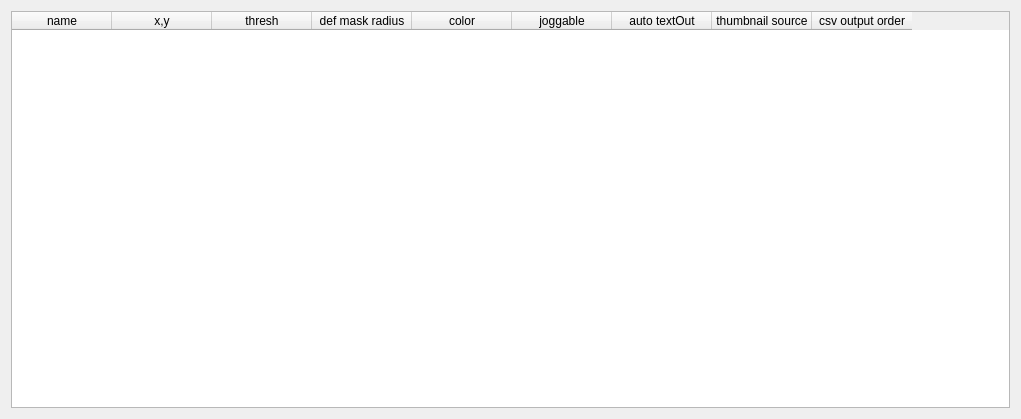
<?xml version="1.0" encoding="UTF-8"?>
<ui version="4.0">
 <class>Dialog</class>
 <widget class="QDialog" name="Dialog">
  <property name="geometry">
   <rect>
    <x>0</x>
    <y>0</y>
    <width>1021</width>
    <height>419</height>
   </rect>
  </property>
  <property name="sizePolicy">
   <sizepolicy hsizetype="Preferred" vsizetype="Preferred">
    <horstretch>0</horstretch>
    <verstretch>0</verstretch>
   </sizepolicy>
  </property>
  <property name="windowTitle">
   <string>Aperture properties (view and edit)</string>
  </property>
  <layout class="QGridLayout" name="gridLayout">
   <item row="0" column="0">
    <layout class="QVBoxLayout" name="verticalLayout">
     <item>
      <widget class="QTableWidget" name="tableWidget">
       <property name="alternatingRowColors">
        <bool>true</bool>
       </property>
       <property name="rowCount">
        <number>0</number>
       </property>
       <property name="columnCount">
        <number>9</number>
       </property>
       <column>
        <property name="text">
         <string>name</string>
        </property>
       </column>
       <column>
        <property name="text">
         <string>x,y</string>
        </property>
       </column>
       <column>
        <property name="text">
         <string>thresh</string>
        </property>
       </column>
       <column>
        <property name="text">
         <string>def mask radius</string>
        </property>
       </column>
       <column>
        <property name="text">
         <string>color</string>
        </property>
       </column>
       <column>
        <property name="text">
         <string>joggable</string>
        </property>
       </column>
       <column>
        <property name="text">
         <string>auto textOut</string>
        </property>
       </column>
       <column>
        <property name="text">
         <string>thumbnail source</string>
        </property>
       </column>
       <column>
        <property name="text">
         <string>csv output order</string>
        </property>
       </column>
      </widget>
     </item>
    </layout>
   </item>
  </layout>
 </widget>
 <resources/>
 <connections/>
</ui>
